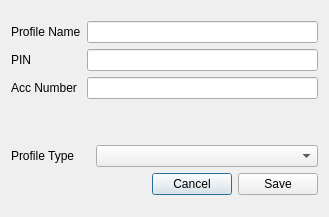
<?xml version="1.0" encoding="UTF-8"?>
<ui version="4.0">
 <class>AddNewProfileDialog</class>
 <widget class="QDialog" name="AddNewProfileDialog">
  <property name="geometry">
   <rect>
    <x>0</x>
    <y>0</y>
    <width>329</width>
    <height>217</height>
   </rect>
  </property>
  <property name="windowTitle">
   <string>Dialog</string>
  </property>
  <layout class="QVBoxLayout" name="verticalLayout_5">
   <item>
    <layout class="QVBoxLayout" name="verticalLayout_4">
     <item>
      <layout class="QVBoxLayout" name="verticalLayout_3">
       <item>
        <layout class="QHBoxLayout" name="horizontalLayout">
         <item>
          <layout class="QVBoxLayout" name="verticalLayout_2">
           <item>
            <widget class="QLabel" name="NameLabel">
             <property name="text">
              <string>Profile Name</string>
             </property>
            </widget>
           </item>
           <item>
            <widget class="QLabel" name="PINLabel">
             <property name="text">
              <string>PIN</string>
             </property>
            </widget>
           </item>
           <item>
            <widget class="QLabel" name="AccountNumber">
             <property name="text">
              <string>Acc Number</string>
             </property>
            </widget>
           </item>
          </layout>
         </item>
         <item>
          <layout class="QVBoxLayout" name="verticalLayout">
           <item>
            <widget class="QLineEdit" name="EditName"/>
           </item>
           <item>
            <widget class="QLineEdit" name="EditPin"/>
           </item>
           <item>
            <widget class="QLineEdit" name="EditAccountNumber">
             <property name="text">
              <string/>
             </property>
            </widget>
           </item>
          </layout>
         </item>
        </layout>
       </item>
       <item>
        <spacer name="verticalSpacer">
         <property name="orientation">
          <enum>Qt::Vertical</enum>
         </property>
         <property name="sizeType">
          <enum>QSizePolicy::Fixed</enum>
         </property>
         <property name="sizeHint" stdset="0">
          <size>
           <width>20</width>
           <height>40</height>
          </size>
         </property>
        </spacer>
       </item>
       <item>
        <layout class="QHBoxLayout" name="horizontalLayout_2">
         <item>
          <widget class="QLabel" name="ProfileTypeLabel">
           <property name="text">
            <string>Profile Type</string>
           </property>
          </widget>
         </item>
         <item>
          <widget class="QComboBox" name="BoxForProfTypes">
           <property name="minimumSize">
            <size>
             <width>222</width>
             <height>0</height>
            </size>
           </property>
          </widget>
         </item>
        </layout>
       </item>
      </layout>
     </item>
     <item>
      <layout class="QHBoxLayout" name="horizontalLayout_3">
       <item>
        <spacer name="horizontalSpacer">
         <property name="orientation">
          <enum>Qt::Horizontal</enum>
         </property>
         <property name="sizeHint" stdset="0">
          <size>
           <width>40</width>
           <height>20</height>
          </size>
         </property>
        </spacer>
       </item>
       <item>
        <widget class="QPushButton" name="CancelButton">
         <property name="text">
          <string>Cancel</string>
         </property>
        </widget>
       </item>
       <item>
        <widget class="QPushButton" name="SaveButton">
         <property name="text">
          <string>Save</string>
         </property>
        </widget>
       </item>
      </layout>
     </item>
    </layout>
   </item>
  </layout>
 </widget>
 <resources/>
 <connections/>
</ui>
